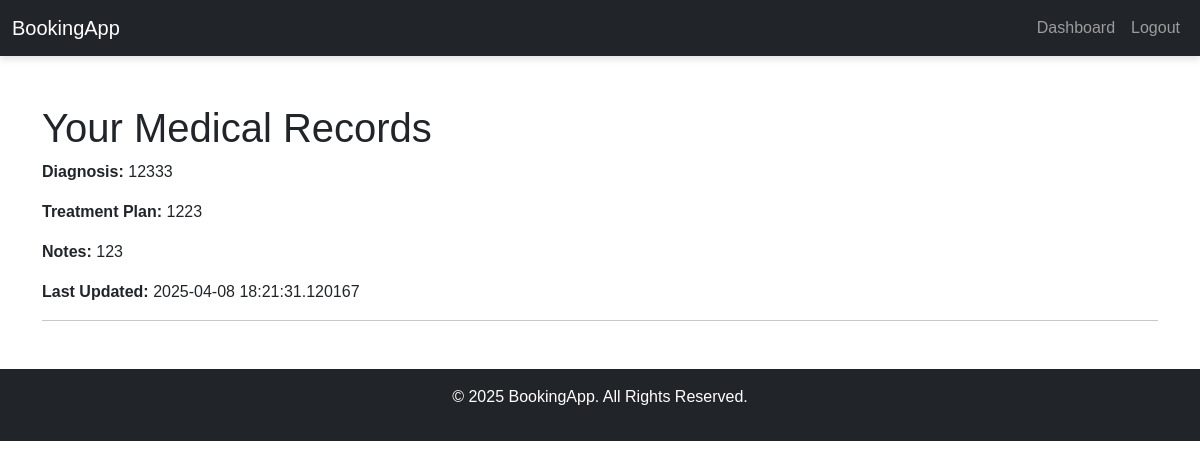
The app's page /medical_records (signed in) with its own data.
### models.py (models this page shows)
class MedicalRecord(db.Model):
    id = db.Column(db.Integer, primary_key=True)
    patient_id = db.Column(db.Integer, db.ForeignKey('user.id'), nullable=False)
    doctor_id = db.Column(db.Integer, db.ForeignKey('user.id'), nullable=True)  # Last doctor who edited the record
    diagnosis = db.Column(db.Text, nullable=False)
    treatment_plan = db.Column(db.Text, nullable=True)
    notes = db.Column(db.Text, nullable=True)
    created_at = db.Column(db.DateTime, nullable=False, default=datetime.utcnow)
    updated_at = db.Column(db.DateTime, nullable=False, default=datetime.utcnow, onupdate=datetime.utcnow)
    patient = db.relationship('User', foreign_keys=[patient_id], backref='medical_records')
    doctor = db.relationship('User', foreign_keys=[doctor_id], backref='edited_records')

### app.py (the view)
@app.route('/medical_records', methods=['GET'])
@login_required
def view_medical_records():
    if current_user.role != 'patient':
        flash('Only patients can view medical records.', 'danger')
        return redirect(url_for('dashboard'))
    records = MedicalRecord.query.filter_by(patient_id=current_user.id).all()
    return render_template('view_medical_records.html', records=records)

### app.py (called while the page is built)
@login_manager.user_loader
def load_user(user_id):
    return User.query.get(int(user_id))

### flaskWebsite/templates/view_medical_records.html
{% extends "base.html" %}
{% block content %}
<h1>Your Medical Records</h1>
<div class="records-container">
    {% for record in records %}
        <div class="record-item">
            <p><strong>Diagnosis:</strong> {{ record.diagnosis }}</p>
            <p><strong>Treatment Plan:</strong> {{ record.treatment_plan }}</p>
            <p><strong>Notes:</strong> {{ record.notes }}</p>
            <p><strong>Last Updated:</strong> {{ record.updated_at }}</p>
        </div>
        <hr>
    {% endfor %}
</div>
{% endblock %}

### flaskWebsite/templates/static/css/style.css (style rules this page uses)
body { font-family: 'Arial', sans-serif; }

### records on screen
MedicalRecord: diagnosis "12333", treatment_plan "1223", notes "123", updated_at "2025-04-08 18:21:31.120167"
